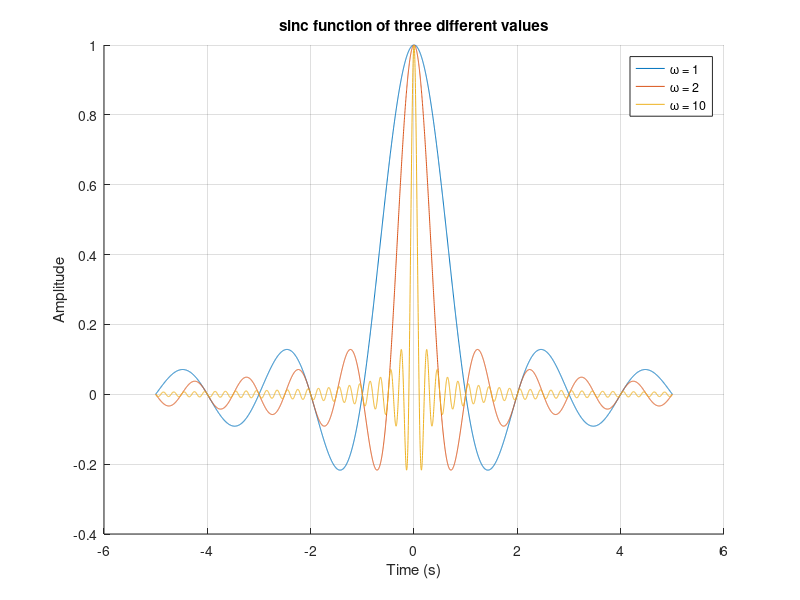

The MATLAB source for this figure:
%name: Muhtasim Redwan
%date: 02/10/2024
%description: sinc function of three different values

duration = 10;
fs =  500;                          %sampling frequency
t = -duration/2:1/fs:duration/2;    %time duration 

omega = [1 2 10];                   %angular frequencies

figure;
hold on;                            %to plot data on same figure 

%looping through the omega array
for i=1:length(omega)
    sinc_func = sin(pi*omega(i)*t)./(pi.*t*omega(i));
    plot(t, sinc_func,'DisplayName', ['\omega = ' num2str(omega(i))]);
end


legend;
title("sinc function of three different values");
xlabel("Time (s)");
ylabel("Amplitude");
grid on;
hold off;